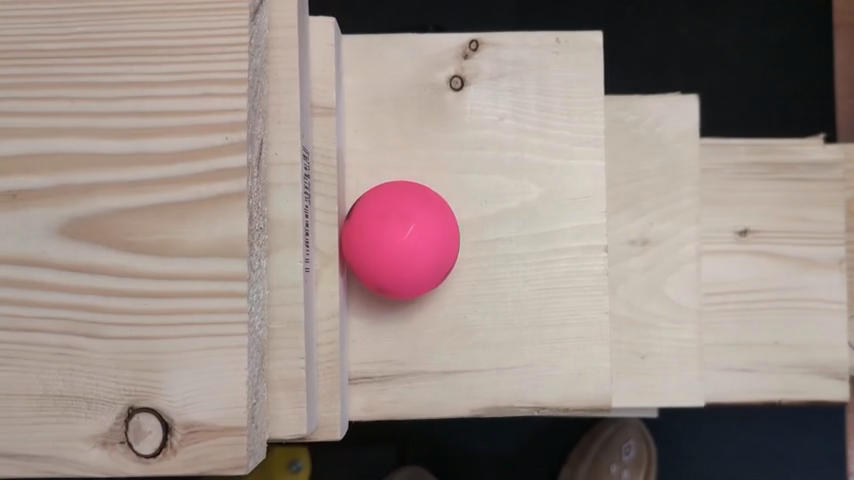
#> input picture frame 25 of Vision/performance test - 480.mp4, 854 x 480 px
$ python performance_test_minimal.py
#> lines starting #> are read from the running program, lines starting #| are printed output that depends on the picture; after the words box and inside, x2 and y2 are one past the last pixel; in counts of white or black regions, pixels touching at a corner belong together
import math
import cv2
import numpy
import time
from enum import Enum

# Initialize Opencv2 Objects
camera = cv2.VideoCapture("performance test - 480.mp4")
if not camera.isOpened():
    print("couldn't open video file")
    exit()

# Color thresholds
lower_bound = numpy.array([138, 57, 190])
upper_bound = numpy.array([177, 255, 255])

# BGR Thresholds
#lower_bound = numpy.array([54, 34, 140])
#upper_bound = numpy.array([144, 92, 255])

def contour_center(contour) -> tuple[int, int]:

    moments: dict[str, float] = cv2.moments(contour)

    if moments["m00"] == 0:
        return 0, 0

    return int(moments["m10"] / moments["m00"]), int(moments["m01"] / moments["m00"])

capture_time: float = 0
conversion_time: float = 0
ranging_time: float = 0
contour_time: float = 0

def run_cv2() -> bool:

    global lower_bound
    global upper_bound

    global capture_time
    global conversion_time
    global ranging_time
    global contour_time


    current_time: float = time.time()
    successfulRead, frame = camera.read()
    if not successfulRead:
        print("Failed to capture frame")
        return False
    capture_time += time.time() - current_time

    current_time: float = time.time()
    hsv = cv2.cvtColor(frame, cv2.COLOR_BGR2HSV)
#> hsv: shape (480, 854, 3); mean H, S, V 33.8, 42.2, 154.3
    conversion_time += time.time() - current_time

    current_time = time.time()
    mask = cv2.inRange(hsv, lower_bound, upper_bound)
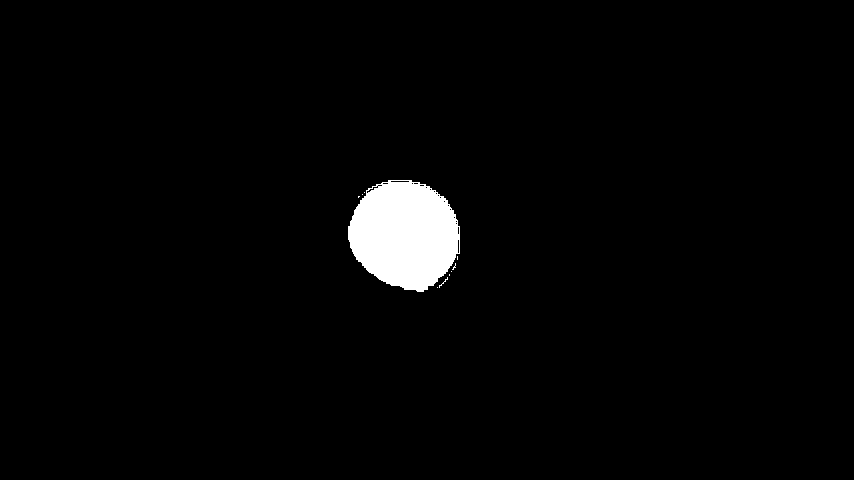
#> mask: shape (480, 854); 2.3% white; 10 white regions (9 under 20 px)
    #mask = cv2.inRange(frame, lower_bound, upper_bound)
    ranging_time += time.time() - current_time

    current_time = time.time()
    contours, _ = cv2.findContours(mask, cv2.RETR_EXTERNAL, cv2.CHAIN_APPROX_SIMPLE)
#> contours = 10 contours, 9 with area under 20; largest, box (x1, y1, x2, y2) and area: (348, 180, 460, 292) 9344

    if len(contours) == 0:
        print("No ball found")
        return True

    largest_contour = max(contours, key=cv2.contourArea)
    center = contour_center(largest_contour)
#> center = (404, 233)
    contour_time += time.time() - current_time

    #print(center)

    return True

starting_time_stamp: float = time.time()
frames_processed: int = 0

while run_cv2():
    frames_processed += 1

ending_time_stamp: float = time.time()
frames_per_second: float = frames_processed / (ending_time_stamp - starting_time_stamp)
print(f"frames per second: {frames_per_second}")

print(f"total time: {ending_time_stamp - starting_time_stamp}")
print(f"capture time: {capture_time}")
print(f"conversion time: {conversion_time}")
print(f"ranging time: {ranging_time}")
print(f"contour time: {contour_time}")

camera.release()

$ run again, starting later in the video
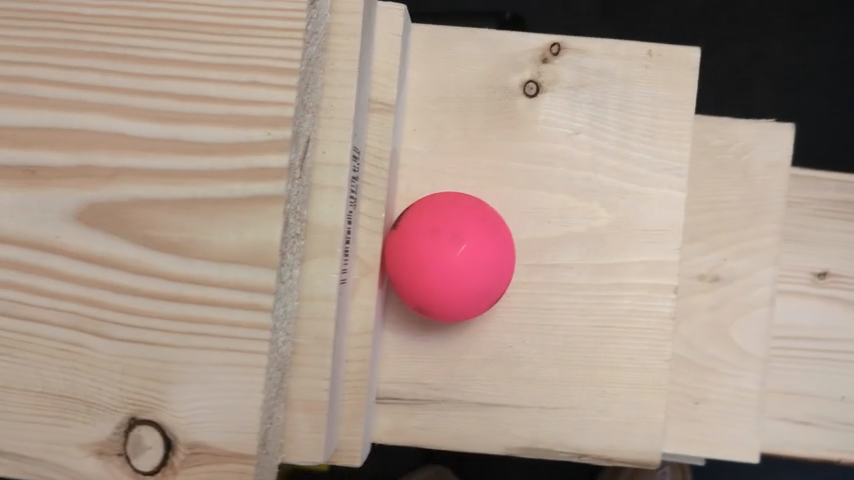
#> input picture frame 112 of Vision/performance test - 480.mp4, 854 x 480 px
#> hsv: shape (480, 854, 3); mean H, S, V 23, 48.1, 170.8
#> in run_cv2, `mask = cv2.inRange(hsv, lower_bound, upper_bound)`:
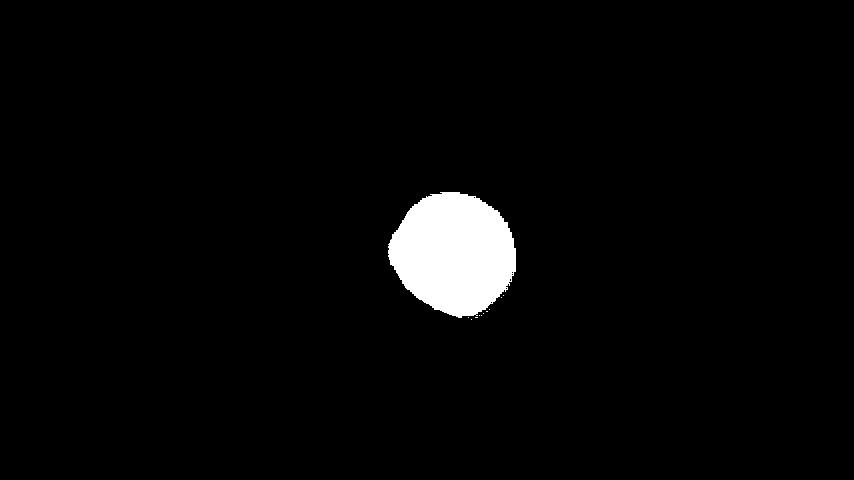
#> mask: shape (480, 854); 2.9% white; 11 white regions (10 under 20 px)
#> contours = 11 contours, 10 with area under 20; largest, box (x1, y1, x2, y2) and area: (388, 192, 516, 318) 11732
#> center = (453, 253)

$ run again, starting later in the video
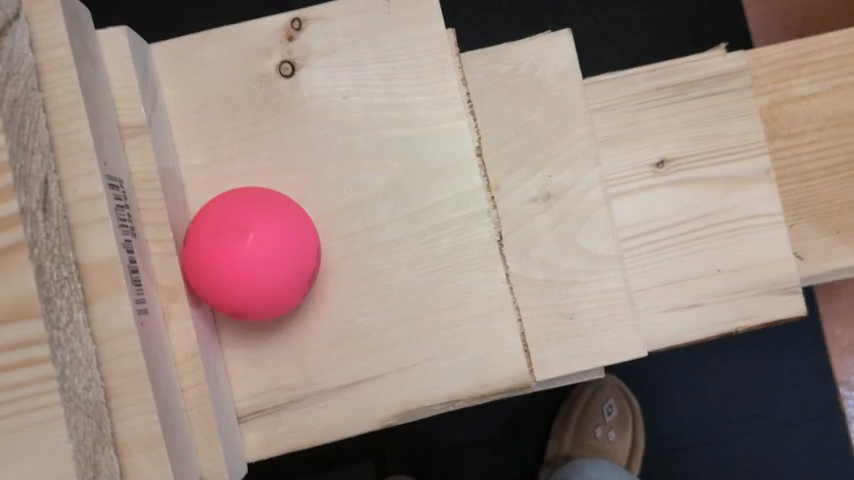
#> input picture frame 200 of Vision/performance test - 480.mp4, 854 x 480 px
#> hsv: shape (480, 854, 3); mean H, S, V 31.4, 52.4, 154.4
#> in run_cv2, `mask = cv2.inRange(hsv, lower_bound, upper_bound)`:
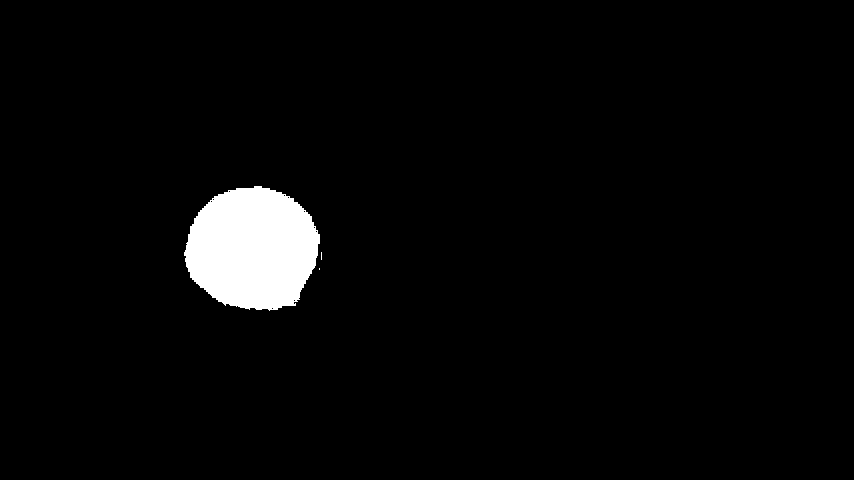
#> mask: shape (480, 854); 3.2% white; 3 white regions (2 under 20 px)
#> contours = 3 contours, 2 with area under 20; largest, box (x1, y1, x2, y2) and area: (184, 186, 320, 311) 12783
#> center = (252, 248)
